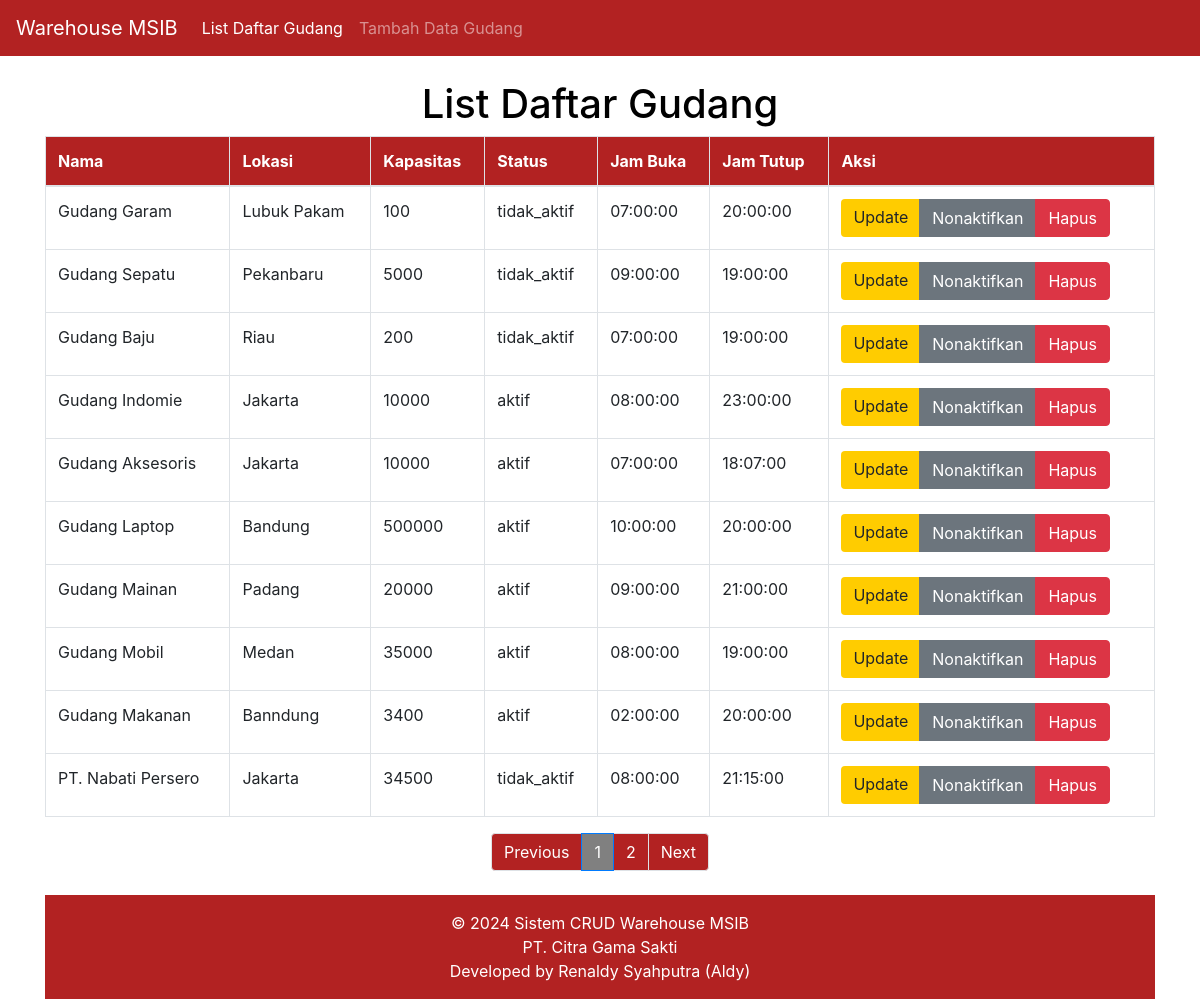
The page / on the database its author committed.
### tables this page shows
CREATE TABLE `gudang` (
  `id` int(11) NOT NULL,
  `name` varchar(255) NOT NULL,
  `location` varchar(255) NOT NULL,
  `capacity` int(11) NOT NULL,
  `status` enum('aktif','tidak_aktif') DEFAULT 'aktif',
  `opening_hour` time DEFAULT NULL,
  `closing_hour` time DEFAULT NULL
);

### gudang_class.php (called while the page is built, shortened)
<?php
class Gudang {
    private $conn;
    private $table_name = "gudang";
    public function __construct($db) {
        $this->conn = $db;
    }
    public function readAll() {
        $query = "SELECT * FROM " . $this->table_name;
        $stmt = $this->conn->prepare($query);
        $stmt->execute();
        return $stmt;
    }
  public function readPaginated($start, $limit) {
    $query = "SELECT * FROM " . $this->table_name . " LIMIT :start, :limit";
    $stmt = $this->conn->prepare($query);
    $stmt->bindParam(':start', $start, PDO::PARAM_INT);
    $stmt->bindParam(':limit', $limit, PDO::PARAM_INT);
    $stmt->execute();
    return $stmt;
    }
}
?>

### index.php (the view, shortened to what this page needs)
<?php
include_once 'gudang_class.php';
$database = new Database();
$db = $database->getConnection();
$gudang = new Gudang($db);
$totalStmt = $gudang->readAll();
$total = $totalStmt->rowCount();
$limit = 10;
$page = isset($_GET['page']) ? (int)$_GET['page'] : 1;
$start = ($page - 1) * $limit;
$stmt = $gudang->readPaginated($start, $limit);
?>
<!DOCTYPE html>
<html lang="en">
<head>
    <link rel="stylesheet" href="https://maxcdn.bootstrapcdn.com/bootstrap/4.5.2/css/bootstrap.min.css">
    <link rel="stylesheet" href="styles.css">
</head>
<body>
    <nav class="navbar navbar-expand-lg navbar-dark">
        <a class="navbar-brand" href="#">Warehouse MSIB</a>
        <div class="collapse navbar-collapse" id="navbarNav">
            <ul class="navbar-nav">
                <li class="nav-item active">
                    <a class="nav-link" href="#">List Daftar Gudang</a>
                </li>
                <li class="nav-item">
                    <a class="nav-link" href="create.php">Tambah Data Gudang</a>
                </li>
            </ul>
        </div>
    </nav>
    <div class="container mt-4">
        <h1 class="text-center">List Daftar Gudang</h1>
        <table class="table table-striped table-bordered table-hover">
            <thead>
                <tr>
                    <th>Nama</th>
                    <th>Lokasi</th>
                    <th>Kapasitas</th>
                    <th>Status</th>
                    <th>Jam Buka</th>
                    <th>Jam Tutup</th>
                    <th>Aksi</th>
                </tr>
            </thead>
            <tbody>
                <?php
                while ($row = $stmt->fetch(PDO::FETCH_ASSOC)): ?>
                    <tr>
                        <td><?= htmlspecialchars($row['name']) ?></td>
                        <td><?= htmlspecialchars($row['location']) ?></td>
                        <td><?= htmlspecialchars($row['capacity']) ?></td>
                        <td><?= htmlspecialchars($row['status']) ?></td>
                        <td><?= htmlspecialchars($row['opening_hour']) ?></td>
                        <td><?= htmlspecialchars($row['closing_hour']) ?></td>
                        <td>
                            <div class="btn-group" role="group">
                                <a href="update.php?id=<?= $row['id'] ?>" class="btn btn-warning">Update</a>
                                <a href="status_gudang.php?id=<?= $row['id'] ?>" class="btn btn-secondary">Nonaktifkan</a>
                                <a href="delete.php?id=<?= $row['id'] ?>" class="btn btn-danger" onclick="return confirm('Apakah Anda yakin ingin menghapus data gudang ini?')">Hapus</a>
                            </div>
                        </td>
                    </tr>
                <?php endwhile; ?>
            </tbody>
        </table>
        <nav aria-label="Page navigation">
            <ul class="pagination justify-content-center">
                <li class="page-item <?= ($page == 1) ? 'disabled' : ''; ?>">
                    <a class="page-link" href="?page=<?= $page - 1; ?>">Previous</a>
                </li>
                <?php
                $totalPages = ceil($total / $limit);
                for ($i = 1; $i <= $totalPages; $i++): ?>
                    <li class="page-item <?= ($i == $page) ? 'active' : ''; ?>">
                        <a class="page-link" href="?page=<?= $i; ?>"><?= $i; ?></a>
                    </li>
                <?php endfor; ?>
                <li class="page-item <?= ($page == $totalPages) ? 'disabled' : ''; ?>">
                    <a class="page-link" href="?page=<?= $page + 1; ?>">Next</a>
                </li>
            </ul>
        </nav>
        <footer>
            <div class="text-center py-3 mt-4">
                <p class="mb-0">© 2024 Sistem CRUD Warehouse MSIB</p>
                <p class="mb-0">PT. Citra Gama Sakti</p>
                <p class="mb-0">Developed by Renaldy Syahputra (Aldy)</p>
            </div>
        </footer>
    </div>
</body>
</html>

### styles.css (style rules this page uses)
body { background-color: white; color: black; }
.navbar { background-color: #b22222; }
.table { background-color : #ffffff; }
.table th { background-color: #b22222; color: white; }
.table-striped tbody tr:nth-of-type(odd) { background-color: #ffffff; }
.btn-warning { background-color: #ffcc00; border: none; }
.btn-danger { background-color: #dc3545; }
footer { background-color: #b22222; color: white; }
.pagination .page-item .page-link { background-color: #b22222; color: white; }
.pagination .page-item.active .page-link { background-color: grey; color: white; }

### rows shown on the page
gudang: name "Gudang Garam", location "Lubuk Pakam", capacity "100", status "tidak_aktif", opening_hour "07:00:00", closing_hour "20:00:00"
gudang: name "Gudang Sepatu", location "Pekanbaru", capacity "5000", status "tidak_aktif", opening_hour "09:00:00", closing_hour "19:00:00"
gudang: name "Gudang Baju", location "Riau", capacity "200", status "tidak_aktif", opening_hour "07:00:00", closing_hour "19:00:00"
gudang: name "Gudang Indomie", location "Jakarta", capacity "10000", status "aktif", opening_hour "08:00:00", closing_hour "23:00:00"
gudang: name "Gudang Aksesoris", location "Jakarta", capacity "10000", status "aktif", opening_hour "07:00:00", closing_hour "18:07:00"
gudang: name "Gudang Laptop", location "Bandung", capacity "500000", status "aktif", opening_hour "10:00:00", closing_hour "20:00:00"
gudang: name "Gudang Mainan", location "Padang", capacity "20000", status "aktif", opening_hour "09:00:00", closing_hour "21:00:00"
gudang: name "Gudang Mobil", location "Medan", capacity "35000", status "aktif", opening_hour "08:00:00", closing_hour "19:00:00"
gudang: name "Gudang Makanan", location "Banndung", capacity "3400", status "aktif", opening_hour "02:00:00", closing_hour "20:00:00"
gudang: name "PT. Nabati Persero", location "Jakarta", capacity "34500", status "tidak_aktif", opening_hour "08:00:00", closing_hour "21:15:00"
